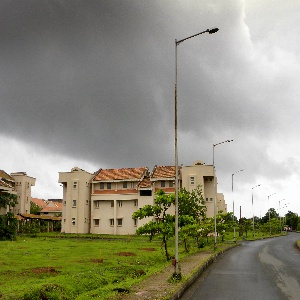
#> input picture Data/test2small.jpg, 300 x 300 px
$ python release.py Data/test2small.jpg Data/small2.png   (Python 2 division)
#> lines starting #> are read from the running program, lines starting #| are printed output that depends on the picture; after the words box and inside, x2 and y2 are one past the last pixel; in counts of white or black regions, pixels touching at a corner belong together
import cv2
import sys
import math
import numpy as np

import matplotlib.pyplot as plt

class BezierCurve():
    def __init__(self, inp):
        self.points = np.asarray( map(lambda x : [x[0][0], x[1][0]], inp) )


class Bezier():
    """Find the piece-wise Bezier Curve"""
    def __init__(self, err):
        self.error =  err
        self.curves = []

    def get_control_points(self, points, start, end):
        N = end - start
        P_O = np.asarray(points[start])
        P_3 = np.asarray(points[end])

        C_1 = np.asarray([[0.0],[0.0]])
        for i in range(N + 1):
            ti = i / (N*1.0)
            C_1 += 3 * ti * ((1-ti)**2) * ( points[start + i] - ((1-ti)**3)*P_O - (ti**3)*P_3 )

        C_2 = np.asarray([[0.0],[0.0]])
        for i in range(N + 1):
            ti = i / (N*1.0)
            C_2 += 3 * (1-ti) * ((ti)**2) * ( points[start + i] - ((1-ti)**3)*P_O - (ti**3)*P_3 )

        A_1 = 0.0
        for i in range(N + 1):
            ti = i / (N*1.0)
            A_1 += (ti**2) * ((1-ti)**4)
        A_1 *= 9

        A_2 = 0.0
        for i in range(N + 1):
            ti = i / (N*1.0)
            A_2 += (ti**4) * ((1-ti)**2)
        A_2 *= 9

        A_12 = 0.0
        for i in range(N + 1):
            ti = i / (N*1.0)
            A_12 += (ti**3) * ((1-ti)**3)
        A_12 *= 9

        P_1 = (A_2 * C_1 - A_12 * C_2) / (A_1 * A_2 - A_12 * A_12)
        P_2 = (A_1 * C_2 - A_12 * C_1) / (A_1 * A_2 - A_12 * A_12)

        return np.asarray([P_O, P_1, P_2, P_3])

    def get_point(self, CP, t):
        return ((1-t)**3)*CP[0] + 3*t*((1-t)**2)*CP[1] + 3*(1-t)*(t**2)*CP[2] + (t**3)*CP[3]

    def distance(self, p1, p2):
        return ((p1[0][0] - p2[0][0])**2 + (p1[1][0] - p2[1][0])**2)**0.5

    def get_max_error_index(self, points, start, end, CP):
        error = 0
        index = start
        N = end - start + 1
        if N <= 4 :
            return -1

        for i in range(N):
            t = i / ((N-1)*1.0)
            point = self.get_point(CP, t)
            err = self.distance(points[start + i], point)
            if err > error :
                error = err
                index = start + i
        if error < self.error:
            return -1 # just don't do any subdivision now
        return index

    def gen_curves(self, points, start, end):
        CP = self.get_control_points(points, start, end)
        index = self.get_max_error_index(points, start, end, CP)
        N = end - start + 1
        print 'N :', N
        if index == -1 or (index - start + 1) < 4 or (end - index + 1) < 4:
            self.curves.append(BezierCurve(CP))
            return

        self.gen_curves(points, start, index)
        self.gen_curves(points, index, end)
        return

    def plotBZ(self, CP):
        t = 0
        CPP = np.asarray(map(lambda x : [[x[0]], [x[1]]], CP))
        inc = 10**-2
        pts = []
        while True:
            point = self.get_point(CPP, t)
            pts.append([point[0][0], point[1][0]])
            t += inc
            if t >= 1:
                break
        return np.asarray(pts)


class Segmentation():

	# [46 lines left out: functions gen_mask, masked_image, gen_image, not called in this run]


	def edge_detection(self, img, color):
		print '*' * 50
		print 'edge_detection called'
		print '*' * 50
		print

		# [13 lines of commented-out code are left out]
		imgg = img.copy()
		imgg[img==color] = 255
		imgg[img!=color] = 0

		# imgg = cv2.blur(imgg, (5,5))
		cv2.imshow('res', imgg)
		cv2.waitKey(0)

		contours, hierarchy = cv2.findContours(imgg,cv2.RETR_TREE,cv2.CHAIN_APPROX_SIMPLE)

		max_area = -1*float('inf')
		boundary_points = [None]

		for i in range(len(contours)):
			area = cv2.contourArea(contours[i])

			if area > max_area:
				max_area = area
				cimg = np.zeros_like(img)
				cv2.drawContours(cimg, contours, i, color=255, thickness=1)
				pts = np.where(cimg == 255)
				bpoints = []
				for index in xrange(len(pts[0])):
					bpoints.append([pts[0][index], pts[1][index]])
				boundary_points[0] = np.asarray(bpoints)

		# print boundary_points[0].shape
		return boundary_points

	# [30 lines left out: functions make_invariant, draw_image, not called in this run]

	def process(self, path_seg, path_original, error_limit):
#> called with path_seg = 'Data/test2small.jpg', path_original = 'Data/small2.png', error_limit = 1e-07
		print '*' * 50
		print 'process called'
		print '*' * 50
		print

		img_gray = cv2.imread(path_seg, 0)
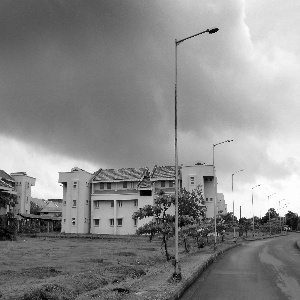
#> img_gray: shape (300, 300); min 0, max 255, mean 137.7
		img_color = cv2.imread(path_original)
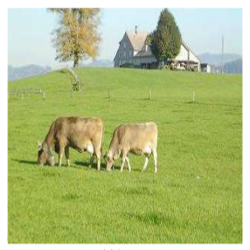
#> input picture Data/small2.png, 250 x 250 px
#> img_color is the input picture: shape (250, 250, 3); mean B, G, R 126.2, 188, 174.3


		height1, width1 = img_gray.shape
#> height1 = 300; width1 = 300
		height2, width2, channels = img_color.shape
#> height2 = 250; width2 = 250; channels = 3

		height = max(height1, height2)
#> height = 300
		width = max(width1, width2)
#> width = 300

		# img_gray = cv2.resize(img_gray, (width, height), interpolation = cv2.INTER_CUBIC)
		# img_color = cv2.resize(img_color, (width, height), interpolation = cv2.INTER_CUBIC)

		colors = np.unique(img_gray)
#> colors = 256 values from 0 to 255
		print len(colors)
#| 256
		for color in colors:
			# masked_img = self.masked_image(img_gray, img_color, color)
			for boundary_points_ in self.edge_detection(img_gray, color):

				if boundary_points_ is None:
					continue

				# boundary_points_ = np.asarray(map(lambda x : np.asarray([x[1], x[0]]), boundary_points_))
				# boundary_points_inv = self.make_invariant(boundary_points_)

				points = np.asarray( map(lambda x : np.asarray([ [ x[0] ], [ x[1]] ]), boundary_points_ ) )
				bz = Bezier(error_limit)
				curves = bz.gen_curves(points, 0 , len(points) - 1)

				# points  = np.asarray(map(lambda x : [x[0][0], x[1][0]], points))
				plt.clf()
				# [6 lines of commented-out code are left out]
				for curve in bz.curves:
					pts = bz.plotBZ(curve.points)
					plt.scatter(pts[:,0], pts[:,1], c = u'g')
					plt.scatter(curve.points[:,0], curve.points[:,1], c = u'g')
				plt.show()
#> this loop made 3 passes
#| **************************************************
#| edge_detection called
#| **************************************************
#| N : 10
#| **************************************************
#| edge_detection called
#| **************************************************
#| N : 3
#| **************************************************
#| edge_detection called
#> (further printed lines are left out)
#> pass 1, in edge_detection, `cv2.imshow('res', imgg)`:
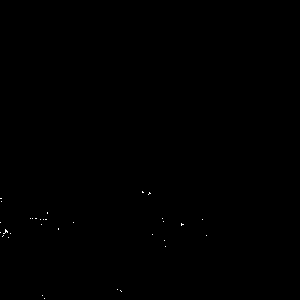
#> window 'res': shape (300, 300); 0.06% white in thin lines or dots, all inside (x1, y1, x2, y2) = (0, 191, 207, 299)
#> pass 1, in process, `plt.show()`:
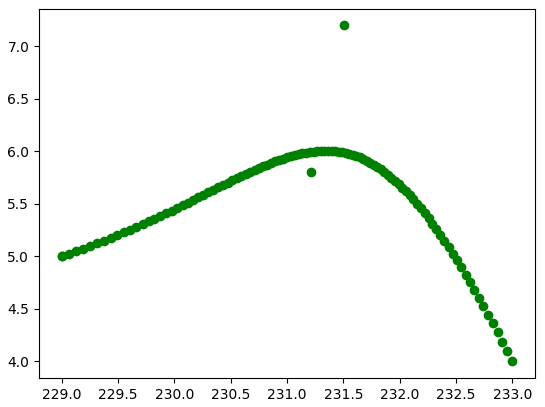
#> figure drawn by matplotlib, 1 panel
#> pass 2, in edge_detection (call 2), `cv2.imshow('res', imgg)`:
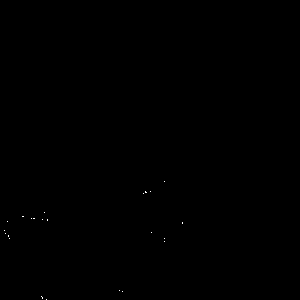
#> window 'res': shape (300, 300); 0.04% white in thin lines or dots, all inside (x1, y1, x2, y2) = (4, 181, 183, 300)
#> pass 2, in process, `plt.show()`:
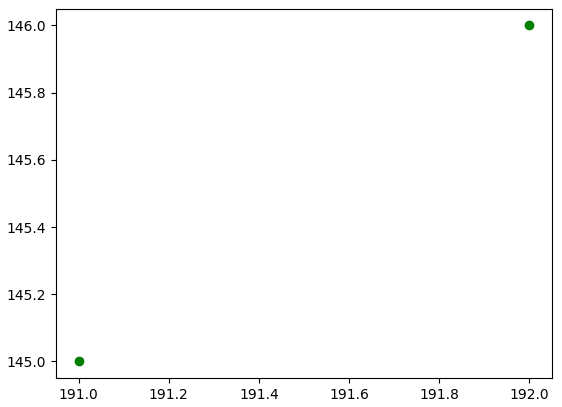
#> figure drawn by matplotlib, 1 panel


ss = Segmentation()

# segmented_regions_image, original_image, error
#> (the run stopped early here; a loop or call above may not have finished)
